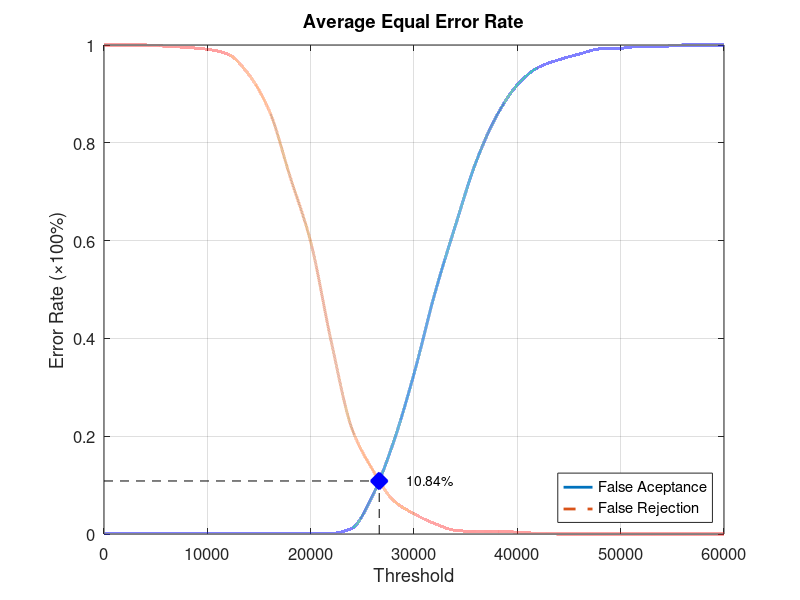
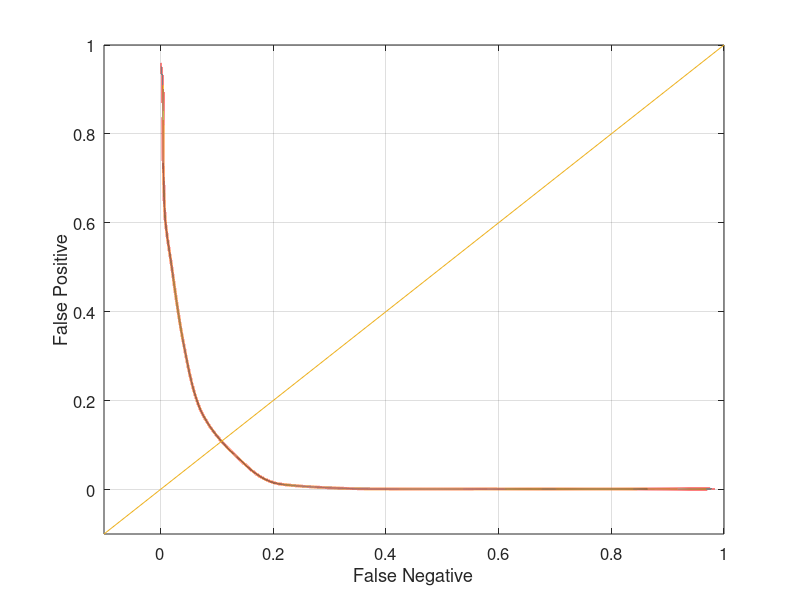

These charts were generated, in order, by the following MATLAB code:
function yEER = Experiment1Average
close all;
clear;
clc;
x = 0:2000:60000;
xq = 0:0.5:60000;

y0 = [0 0.00131579 0.00131579 0.00131579 0.00131579 0.00131579 0.00131579 0.00131579 0.00131579 0.00131579 0.00131579 0.00131579 0.0118421 0.0789474 0.186842 0.327632 0.490789 0.630263 0.760526 0.855263 0.918421 0.953947 0.969737 0.981579 0.992105 0.993421 0.997368 0.997368 1 1 1];
yy0 = interp1(x, y0, xq, 'pchip');
y1 = [1 1 1 0.9975 0.995 0.99125 0.98125 0.94 0.865 0.73125 0.5975 0.3925 0.215 0.13125 0.06875 0.04125 0.02125 0.0075 0.005 0.005 0.00375 0.00125 0 0 0 0 0 0 0 0 0];
yy1 = interp1(x, y1, xq, 'pchip');

% Calculating EER: 
y2 = abs(y0 - y1);
find(y2 == min(y2))
yy2 = abs(yy0 - yy1);
xEER = find(yy2 == min(yy2));
xEERIndex = xq(xEER) % X-axis EER
yEER = yy0(xEER) % Y-axis EER

main = figure
plot(xq, yy0,'-','LineWidth', 2);	hold on
plot(xq, yy1,'--','LineWidth', 2);	hold on
plot([xEERIndex xEERIndex], [0 yEER], 'k--');	hold on
plot([0 xEERIndex], [yEER yEER], 'k--');	hold on
plot(xEERIndex, yEER, 'bx', 'LineWidth', 10);	hold on
text(xEERIndex + 10 * xEERIndex / 100, yEER, [num2str(round((10000 * yEER)) / 100) '%'])
legend('False Aceptance', 'False Rejection', 'Location', 'SouthEast')
xlabel('Threshold')
ylabel('Error Rate (\times100%)')
title('Average Equal Error Rate')
set(gca, 'FontSize', 12)
axis([0 60000 0 1])
grid on

print(main, 'Experiment1AverageMain', '-dpng');
FNRxFPR = figure('Color', [1 1 1]);
plot(yy1, yy0, '-', yy1, yy0, 'LineWidth', 2);
hold on
y = -0.1:0.1:1
plot(y, y); 
set(gca, 'FontSize', 12)
xlabel('False Negative')
ylabel('False Positive')
axis([-0.1 1 -0.1 1])
set(gca, 'FontSize', 12)
grid on

print(FNRxFPR, 'Experiment1AverageFNRxFPR','-dpng');
end
